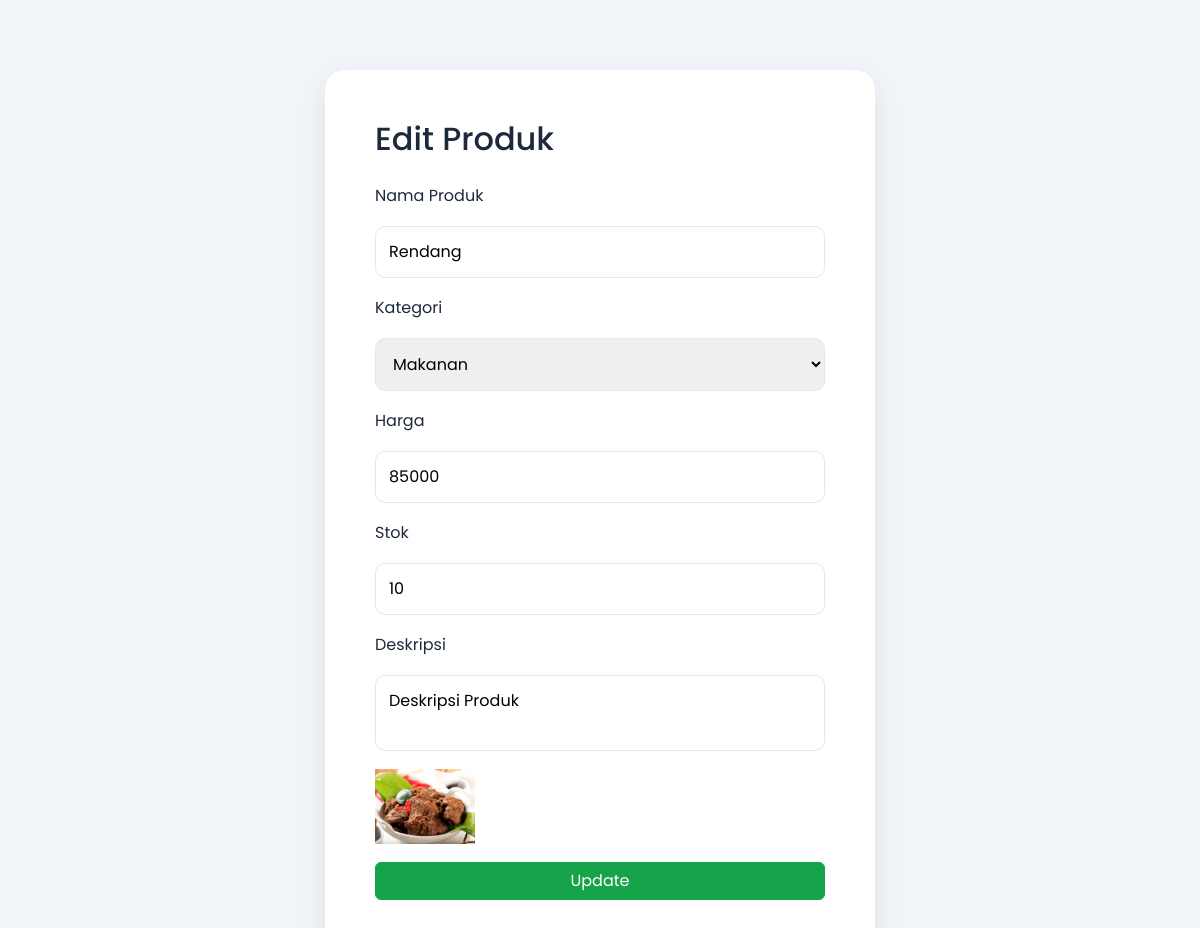
Page /edit-produk.php?id=1 on the committed database.
### tables this page shows
CREATE TABLE `produk` (
  `id_produk` int(11) NOT NULL,
  `nama` varchar(100) DEFAULT NULL,
  `kategori` varchar(20) DEFAULT NULL,
  `harga` int(11) DEFAULT NULL,
  `stok` int(11) DEFAULT NULL,
  `deskripsi` text DEFAULT NULL,
  `foto` varchar(255) DEFAULT NULL,
  `id_kategori` varchar(5) DEFAULT NULL
);

### edit-produk.php (the view, shortened to what this page needs)
<?php
require_once 'config/database.php';
$id = $_GET['id'];
$result = mysqli_query($koneksi, "SELECT * FROM produk WHERE id_produk='$id'");
$row = mysqli_fetch_array($result);
?>
<!DOCTYPE html>
<html lang="en">
<head>
    <link rel="stylesheet" href="assets/css/bootstrap.min.css">
    <link rel="stylesheet" href="css/style.css">
</head>
<body>
    <form class="form" method="POST" enctype="multipart/form-data">
        <h2>Edit Produk</h2>
        <label>Nama Produk</label>
        <input type="text" name="name" value="<?= $row['nama']; ?>">
        <label>Kategori</label>
        <select name="category" required>
            <option value="makanan" <?= ($row['kategori'] == 'makanan') ? 'selected':''; ?>>Makanan</option>
        </select>
        <label>Harga</label>
        <input type="number" name="price" value="<?= $row['harga']; ?>">
        <label>Stok</label>
        <input type="number" name="stock" value="<?= $row['stok']; ?>">
        <label>Deskripsi</label>
        <textarea name="description"><?= htmlspecialchars($row['deskripsi']); ?></textarea>
        <img src="<?= $row['foto']; ?>" width="100">
        <button name="update" type="submit" class="btn btn-primary">
            Update
        </button>
    </form>
</body>
</html>

### css/style.css (style rules this page uses)
* { box-sizing: border-box; }
body { font-family: 'Poppins', sans-serif; margin: 0; background: #f1f5f9; color: #1e293b; }
.btn-primary { background-color: #16a34a; border-color: #16a34a; }
.form { width: 550px; margin: auto; margin-top: 70px; background: white; padding: 50px; border-radius: 20px; box-shadow: 0 10px 30px rgba(0, 0, 0, 0.08); display: flex; flex-direction: column; gap: 18px; }
.form input, .form select, .form textarea { resize: none; padding: 13px; border-radius: 10px; border: 1px solid #e2e8f0; }

### rows in the picture
produk: name "Rendang", category "Makanan", price "85000", stock "10", description "Deskripsi Produk", foto (picture)
